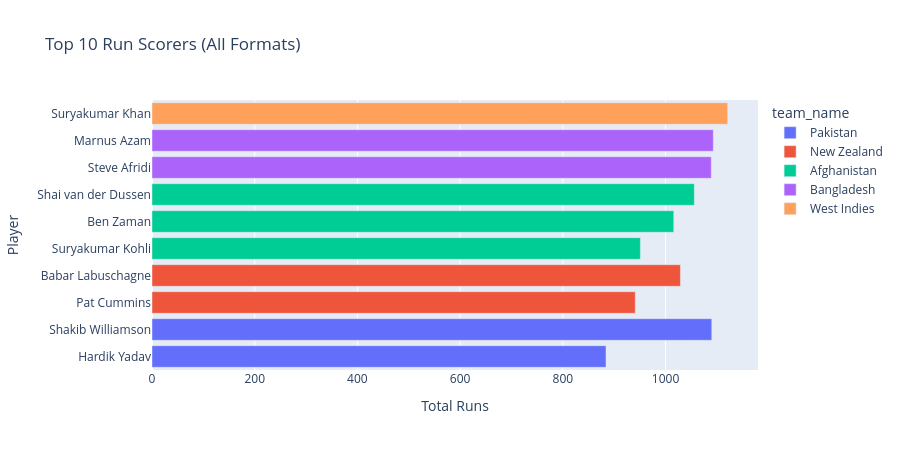

Notebook code cell kept with this figure:
### Code cell
fig = px.bar(q1.sort_values("total_runs"), x="total_runs", y="player_name", color="team_name",
             orientation="h", title="Top 10 Run Scorers (All Formats)",
             labels={"total_runs":"Total Runs","player_name":"Player"})
fig.update_layout(height=450)
fig.show()

### Figure 1 — Plotly figure (JSON) as saved in the notebook; plotly's stock layout.template omitted (floating-point values rounded to 4 significant figures)
{"data": [{"hovertemplate": "team_name=Pakistan<br>Total Runs=%{x}<br>Player=%{y}<extra></extra>", "legendgroup": "Pakistan", "marker": {"color": "#636efa", "pattern": {"shape": ""}}, "name": "Pakistan", "orientation": "h", "showlegend": true, "textposition": "auto", "type": "bar", "x": [884, 1090], "xaxis": "x", "y": ["Hardik Yadav", "Shakib Williamson"], "yaxis": "y"}, {"hovertemplate": "team_name=New Zealand<br>Total Runs=%{x}<br>Player=%{y}<extra></extra>", "legendgroup": "New Zealand", "marker": {"color": "#EF553B", "pattern": {"shape": ""}}, "name": "New Zealand", "orientation": "h", "showlegend": true, "textposition": "auto", "type": "bar", "x": [941, 1029], "xaxis": "x", "y": ["Pat Cummins", "Babar Labuschagne"], "yaxis": "y"}, {"hovertemplate": "team_name=Afghanistan<br>Total Runs=%{x}<br>Player=%{y}<extra></extra>", "legendgroup": "Afghanistan", "marker": {"color": "#00cc96", "pattern": {"shape": ""}}, "name": "Afghanistan", "orientation": "h", "showlegend": true, "textposition": "auto", "type": "bar", "x": [951, 1016, 1056], "xaxis": "x", "y": ["Suryakumar Kohli", "Ben Zaman", "Shai van der Dussen"], "yaxis": "y"}, {"hovertemplate": "team_name=Bangladesh<br>Total Runs=%{x}<br>Player=%{y}<extra></extra>", "legendgroup": "Bangladesh", "marker": {"color": "#ab63fa", "pattern": {"shape": ""}}, "name": "Bangladesh", "orientation": "h", "showlegend": true, "textposition": "auto", "type": "bar", "x": [1089, 1093], "xaxis": "x", "y": ["Steve Afridi", "Marnus Azam"], "yaxis": "y"}, {"hovertemplate": "team_name=West Indies<br>Total Runs=%{x}<br>Player=%{y}<extra></extra>", "legendgroup": "West Indies", "marker": {"color": "#FFA15A", "pattern": {"shape": ""}}, "name": "West Indies", "orientation": "h", "showlegend": true, "textposition": "auto", "type": "bar", "x": [1121], "xaxis": "x", "y": ["Suryakumar Khan"], "yaxis": "y"}], "layout": {"barmode": "relative", "height": 450, "legend": {"title": {"text": "team_name"}, "tracegroupgap": 0}, "title": {"text": "Top 10 Run Scorers (All Formats)"}, "xaxis": {"anchor": "y", "domain": [0, 1], "title": {"text": "Total Runs"}}, "yaxis": {"anchor": "x", "domain": [0, 1], "title": {"text": "Player"}}}}
